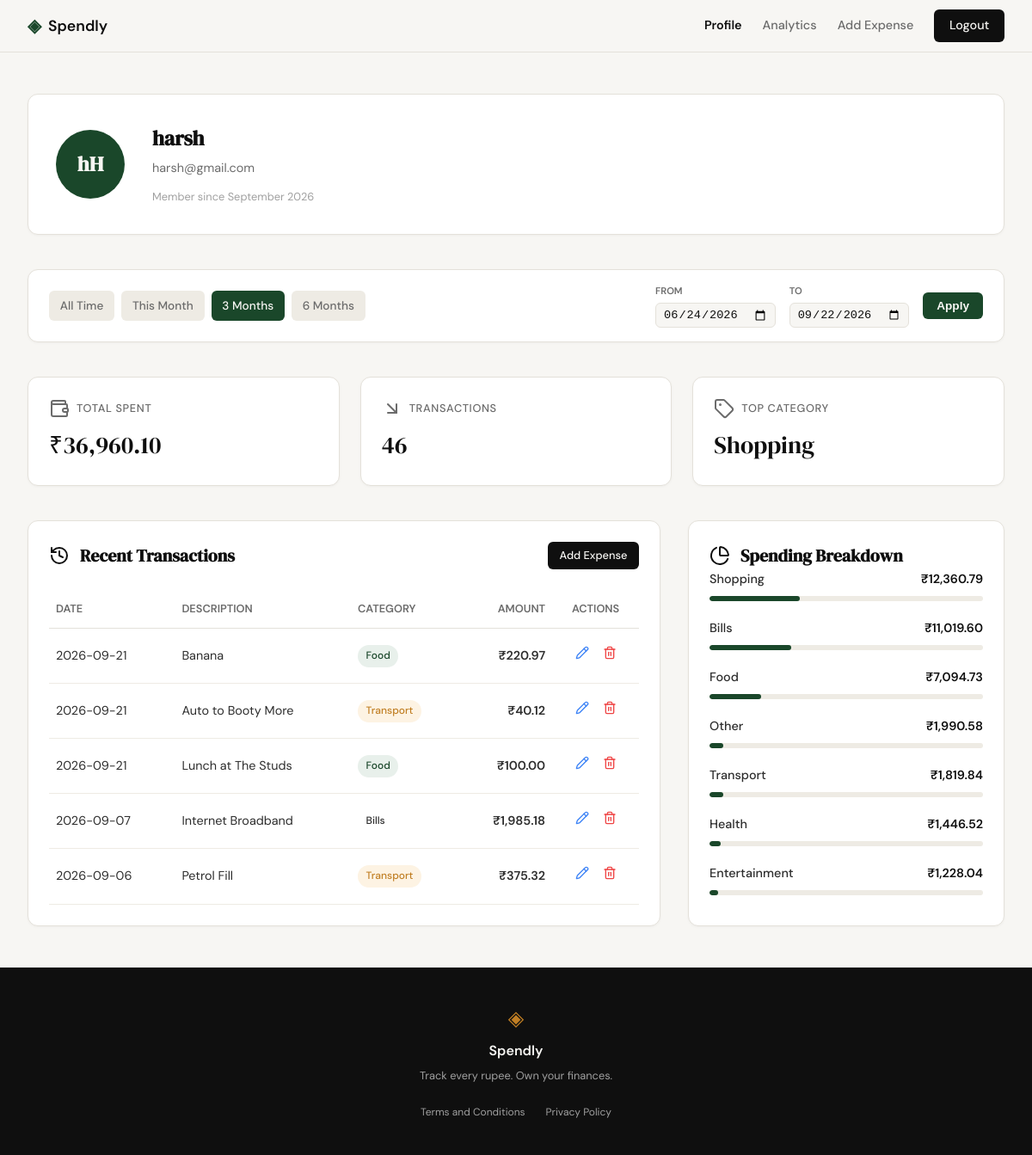
Screenshot of /profile?date_from=2026-06-24&date_to=2026-09-22 (signed in) with the database file from the repository.
### tables this page shows
CREATE TABLE users (
                id INTEGER PRIMARY KEY AUTOINCREMENT,
                name TEXT NOT NULL,
                email TEXT UNIQUE NOT NULL,
                password_hash TEXT NOT NULL,
                created_at TEXT DEFAULT (datetime('now'))
            );

CREATE TABLE expenses (
                id INTEGER PRIMARY KEY AUTOINCREMENT,
                user_id INTEGER NOT NULL,
                amount REAL NOT NULL,
                category TEXT NOT NULL,
                date TEXT NOT NULL,
                description TEXT,
                created_at TEXT DEFAULT (datetime('now')),
                FOREIGN KEY (user_id) REFERENCES users(id)
            );

### app.py (the view)
@app.route("/profile")
def profile():
    if not session.get("user_id"):
        return redirect(url_for("login"))
    user_id = session["user_id"]
    user = get_user_profile(user_id)
    if not user:
        return redirect(url_for("login")) # User no longer exists
    validated_from, validated_to, presets = _get_date_filter_params()
    stats = get_user_stats(user_id, validated_from, validated_to)
    transactions = get_recent_transactions(user_id, date_from=validated_from, date_to=validated_to)
    categories = get_category_breakdown(user_id, validated_from, validated_to)
    return render_template(
        "profile.html",
        user=user,
        stats=stats,
        transactions=transactions,
        categories=categories,
        date_from=validated_from,
        date_to=validated_to,
        presets=presets
    )

### database/db.py (called while the page is built)
def get_db():
    conn = sqlite3.connect(DB_PATH)
    conn.row_factory = sqlite3.Row
    conn.execute("PRAGMA foreign_keys = ON;")
    return conn

def get_user_profile(user_id):
    with get_db() as conn:
        user = conn.execute(
            "SELECT name, email, created_at FROM users WHERE id = ?",
            (user_id,)
        ).fetchone()
        if user:
            import datetime
            dt = datetime.datetime.strptime(user['created_at'], '%Y-%m-%d %H:%M:%S')
            return {
                "name": user['name'],
                "email": user['email'],
                "join_date": dt.strftime('%B %Y')
            }
        return None

def _apply_date_filter(query, params, date_from, date_to):
    if date_from and date_to:
        query += " AND date BETWEEN ? AND ?"
        params.extend([date_from, date_to])
    return query, params

def get_recent_transactions(user_id, limit=5, date_from=None, date_to=None):
    with get_db() as conn:
        query = "SELECT id, date, description, category, amount FROM expenses WHERE user_id = ?"
        params = [user_id]
        query, params = _apply_date_filter(query, params, date_from, date_to)
        query += " ORDER BY date DESC, id DESC LIMIT ?"
        params.append(limit)
        rows = conn.execute(query, params).fetchall()
        return [
            {
                "id": row['id'],
                "date": row['date'],
                "description": row['description'],
                "category": row['category'],
                "amount": f"₹{row['amount']:,.2f}"
            }
            for row in rows
        ]

### templates/profile.html (shortened to what this page needs)
{% extends "base.html" %}
{% block head %}
<link rel="stylesheet" href="{{ url_for('static', filename='css/profile.css') }}">
{% endblock %}
{% block content %}
<div class="profile-container">
    <header class="profile-header-card">
        <div class="profile-avatar">
            {{ user.name[0] }}{{ user.name.split(' ')[-1][0] | upper }}
        </div>
        <div class="profile-user-info">
            <h1 class="profile-name">{{ user.name }}</h1>
            <span class="profile-email">{{ user.email }}</span>
            <span class="profile-meta">Member since {{ user.join_date }}</span>
        </div>
    </header>
    <div class="filter-bar">
        <div class="filter-presets">
            <a href="{{ url_for('profile') }}"
               class="filter-btn {{ 'active' if not date_from }}"
               title="Show all time">All Time</a>
            <a href="{{ url_for('profile', date_from=presets.this_month[0], date_to=presets.this_month[1]) }}"
               class="filter-btn {{ 'active' if date_from == presets.this_month[0] }}"
               title="This Month">This Month</a>
            <a href="{{ url_for('profile', date_from=presets.last_3m[0], date_to=presets.last_3m[1]) }}"
               class="filter-btn {{ 'active' if date_from == presets.last_3m[0] }}"
               title="Last 3 Months">3 Months</a>
            <a href="{{ url_for('profile', date_from=presets.last_6m[0], date_to=presets.last_6m[1]) }}"
               class="filter-btn {{ 'active' if date_from == presets.last_6m[0] }}"
               title="Last 6 Months">6 Months</a>
        </div>
        <form class="filter-custom" method="GET" action="{{ url_for('profile') }}">
            <div class="input-group">
                <label for="date_from">From</label>
                <input type="date" id="date_from" name="date_from" value="{{ date_from or '' }}">
            </div>
            <div class="input-group">
                <label for="date_to">To</label>
                <input type="date" id="date_to" name="date_to" value="{{ date_to or '' }}">
            </div>
            <button type="submit" class="filter-apply-btn">Apply</button>
        </form>
    </div>
    <section class="stats-grid">
        <div class="stat-card">
            <span class="stat-label"><i data-lucide="wallet"></i> Total Spent</span>
            <span class="stat-value">{{ stats.total_spent }}</span>
        </div>
        <div class="stat-card">
            <span class="stat-label"><i data-lucide="arrow-down-right"></i> Transactions</span>
            <span class="stat-value">{{ stats.transaction_count }}</span>
        </div>
        <div class="stat-card">
            <span class="stat-label"><i data-lucide="tag"></i> Top Category</span>
            <span class="stat-value">{{ stats.top_category }}</span>
        </div>
    </section>
    <div class="profile-content">
        <section class="content-section">
            <div class="section-header">
                <h2 class="section-title"><i data-lucide="history"></i> Recent Transactions</h2>
                <a href="{{ url_for('add_expense') }}" class="btn-primary btn-sm">Add Expense</a>
            </div>
            <div style="overflow-x: auto;">
                <table class="tx-table">
                    <thead>
                        <tr>
                            <th>Date</th>
                            <th>Description</th>
                            <th>Category</th>
                            <th style="text-align: right;">Amount</th>
                            <th style="text-align: center;">Actions</th>
                        </tr>
                    </thead>
                    <tbody>
                        {% for tx in transactions %}
                        <tr>
                            <td>{{ tx.date }}</td>
                            <td>{{ tx.description }}</td>
                            <td>
                                <span class="tx-badge badge-{{ tx.category | lower }}">
                                    {{ tx.category }}
                                </span>
                            </td>
                            <td class="tx-amount">{{ tx.amount }}</td>
                            <td style="text-align: center;">
                                <div style="display:flex; gap: 8px; justify-content: center;">
                                    <a href="{{ url_for('edit_expense', id=tx.id) }}" class="btn-edit-sm" title="Edit Expense" style="color: #3b82f6; padding: 4px;">
                                        <i data-lucide="pencil" style="width: 16px; height: 16px;"></i>
                                    </a>
                                    <form action="{{ url_for('handle_delete_expense', id=tx.id) }}" method="POST"
                                          onsubmit="return confirm('Are you sure you want to delete this expense?');"
                                          style="display:inline;">
                                        <button type="submit" class="btn-delete-sm" title="Delete Expense" style="background: none; border: none; cursor: pointer; color: #ef4444; padding: 4px;">
                                            <i data-lucide="trash-2" style="width: 16px; height: 16px;"></i>
                                        </button>
                                    </form>
                                </div>
                            </td>
                        </tr>
                        {% endfor %}
                    </tbody>
                </table>
            </div>
        </section>
        <section class="content-section">
            <h2 class="section-title"><i data-lucide="pie-chart"></i> Spending Breakdown</h2>
            <div class="cat-list">
                {% for cat in categories %}
                <div class="cat-item">
                    <div class="cat-info">
                        <span class="cat-name">{{ cat.category }}</span>
                        <span class="cat-amount">{{ cat.amount }}</span>
                    </div>
                    <div class="cat-bar-track">
                        <div class="cat-bar-fill" style="width: {{ cat.percentage }}%;"></div>
                    </div>
                </div>
                {% endfor %}
            </div>
        </section>
    </div>
</div>
{% endblock %}

### static/css/style.css (style rules this page uses)
:root { --ink: #0f0f0f; --ink-soft: #2d2d2d; --ink-muted: #6b6b6b; --ink-faint: #a0a0a0; --paper: #f7f6f3; --paper-warm: #f0ede6; --paper-card: #ffffff; --accent: #1a472a; --accent-light: #e8f0eb; --accent-2: #c17f24; --accent-2-light: #fdf3e3; --danger: #c0392b; --danger-light: #fdecea; --border: #e4e1da; --border-soft: #eeebe4; --font-display: 'DM Serif Display', Georgia, serif; --font-body: 'DM Sans', system-ui, sans-serif; --max-width: 1200px; --auth-width: 440px; --radius-sm: 6px; --radius-md: 12px; --radius-lg: 20px; }
*, *::before, *::after { box-sizing: border-box; margin: 0; padding: 0; }
html { font-size: 16px; scroll-behavior: smooth; }
body { background: var(--paper); color: var(--ink); font-family: var(--font-body); font-size: 1rem; line-height: 1.6; -webkit-font-smoothing: antialiased; }
a { color: inherit; text-decoration: none; }
.btn-primary { display: inline-block; background: var(--ink); color: var(--paper); padding: 0.65rem 1.5rem; border-radius: var(--radius-sm); font-family: var(--font-body); font-size: 0.9rem; font-weight: 500; cursor: pointer; border: none; transition: background 0.2s; text-decoration: none; }
.btn-primary.btn-sm { padding: 0.35rem 0.85rem; font-size: 0.8rem; }

### rows the page displays
users: name "h", name "H", name "harsh", email "harsh@gmail.com"
expenses: date "2026-09-21", description "Banana", category "Food", amount "₹220.97"
expenses: date "2026-09-21", description "Auto to Booty More", category "Transport", amount "₹40.12"
expenses: date "2026-09-21", description "Lunch at The Studs", category "Food", amount "₹100.00"
expenses: date "2026-09-07", description "Internet Broadband", category "Bills", amount "₹1,985.18"
expenses: date "2026-09-06", description "Petrol Fill", category "Transport", amount "₹375.32"

### other values shown
{{ user.join_date }} "September 2026"
{{ stats.total_spent }} "₹36,960.10"
{{ stats.transaction_count }} "46"
{{ stats.top_category }} "Shopping"
{{ cat.category }} "Shopping" "Bills" "Food" "Other" "Transport" "Health" "Entertainment"
{{ cat.amount }} "₹12,360.79" "₹11,019.60" "₹7,094.73" "₹1,990.58" "₹1,819.84" "₹1,446.52" "₹1,228.04"
